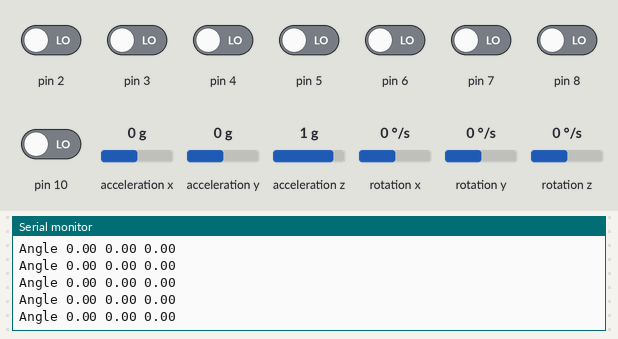
Bench run of a sketch on a simulated Arduino Uno, built with avr-gcc and run on an emulated ATmega328P. On the bench: the last lines printed to the serial monitor. The inputs (shaded band) are chosen by the test bench; at power-on: pin 2–8, pin 10 LOW, acceleration y 0 g, acceleration x 0 g, acceleration z 1 g, rotation x 0 °/s, rotation y 0 °/s, rotation z 0 °/s.

Above: at 3.2 s.
3.3 s: pin 2 driven HIGH
4.8 s: pin 2 driven LOW
6.3 s: acceleration y set to -1.4 g
At 6.8 s:
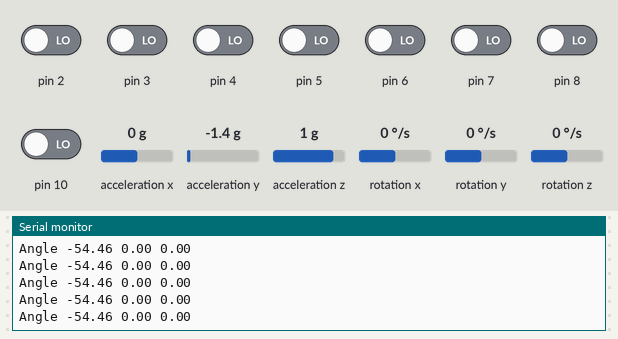
9.3 s: acceleration x set to -1.4 g
At 10.3 s:
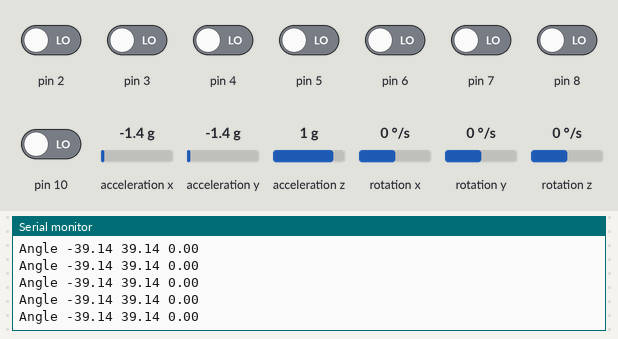
12.3 s: pin 4 driven HIGH
15.3 s: pin 6 driven HIGH
Timing chart, 0 to 17.8 s (numbered marks = the images above; inputs shaded):
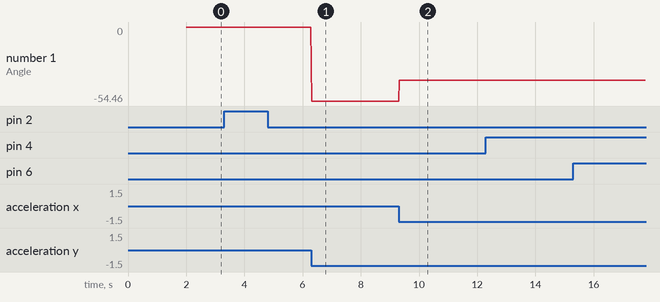

Measured:
- after the input at 6.3 s, the serial monitor: prints a new line at once (image 1)
- after the input at 9.3 s, the serial monitor: prints a new line at once (image 2)
- plotted number 1: 0 → -54.46 after the input at 6.3 s, -54.46 → -39.14 after the input at 9.3 s

The sketch:

arduino.ino
```cpp
#include "Wire.h"
#include <MPU6050_light.h>

MPU6050 mpu(Wire);
unsigned long timer = 0;

const int MPU = 0x68; // MPU6050 I2C address
float AccX, AccY, AccZ;
float GyroX, GyroY, GyroZ;
float accAngleX, accAngleY, gyroAngleX, gyroAngleY, gyroAngleZ;
float roll, pitch, yaw;
float AccErrorX, AccErrorY, GyroErrorX, GyroErrorY, GyroErrorZ;
float elapsedTime, currentTime, previousTime;
int c = 0;
const int NUM_KNOBS = 4;

class RotaryEncoder {
  public:
    int clockPin;
    int dtPin;
    int swPin;
    int clockLastState;
    int counter;
    unsigned long lastButtonPress;

    RotaryEncoder(int c, int dt, int sw = 0) {
      clockPin = c;
      dtPin = dt;

      pinMode(c, INPUT);
      pinMode(dt, INPUT);

      if (sw != 0) {
        lastButtonPress = 0;
        swPin = sw;
        pinMode(sw, INPUT);
      }
    }
};

RotaryEncoder knob1(8, 9, 10);
RotaryEncoder knob2(6, 7);
RotaryEncoder knob3(4, 5);
RotaryEncoder knob4(2, 3);

RotaryEncoder knobs[NUM_KNOBS] = {knob1, knob2, knob3, knob4};

void setup() {
  Serial.begin(31250);

  Wire.begin();

  byte status = mpu.begin();
  Serial.print(F("MPU6050 status: "));
  Serial.println(status);


  // Rotary Encoders
  for (int i = 0; i < NUM_KNOBS; i++) {
    knobs[i].clockLastState = digitalRead(knobs[i].clockPin);
  }

  if (status == 0) {
    Serial.println(F("Calculating offsets, do not move MPU6050"));
    delay(1000);
    // mpu.upsideDownMounting = true; // uncomment this line if the MPU6050 is mounted upside-down
    mpu.calcOffsets(); // gyro and accelero
    Serial.println("Done!\n");
  }

}

void loop() {
  loopAccelerometer();
  loopRotaryEncoders();
}


void loopRotaryEncoders() {

  for (int i = 0; i < NUM_KNOBS; i++) {
    int clockState = digitalRead(knobs[i].clockPin);
    String message = "";

    // Rotation
    if (clockState != knobs[i].clockLastState) {
      if (digitalRead(knobs[i].dtPin) != clockState) {
        knobs[i].counter = incrementCounter(knobs[i].counter, true);
        message = "inc";
      } else {
        knobs[i].counter = incrementCounter(knobs[i].counter, false);
        message = "dec";
      }
      knobs[i].clockLastState = clockState;

      Serial.print("Rotary ");
      Serial.print(i + 1);
      Serial.print(" ");
      Serial.print(message);
      Serial.println();
    }

    //If we detect LOW signal, button is pressed
    if (digitalRead(knobs[i].swPin) == 0) {
      //if 50ms have passed since last LOW pulse, it means that the
      //button has been pressed, released and pressed again
      if (millis() - knobs[i].lastButtonPress > 50) {
        Serial.print("Button ");
        Serial.print(i + 1);
        Serial.print(" ");
        Serial.print(message);
        Serial.println();
      }

      // Remember last button press event
      knobs[i].lastButtonPress = millis();
    }
  }
}

int incrementCounter(int currentVal, bool increment) {

  int newVal;
  if (increment) {
    newVal = currentVal + 1;
  } else {
    newVal = currentVal - 1;
  }

  return newVal;
}

void loopAccelerometer() {
  mpu.update();

  if ((millis() - timer) > 15) { // print data every 10ms
	  Serial.print("Angle ");
    Serial.print(mpu.getAngleX());
    Serial.print(" ");
    Serial.print(mpu.getAngleY());
    Serial.print(" ");
    Serial.println(mpu.getAngleZ());
    timer = millis();
  }
}
```
